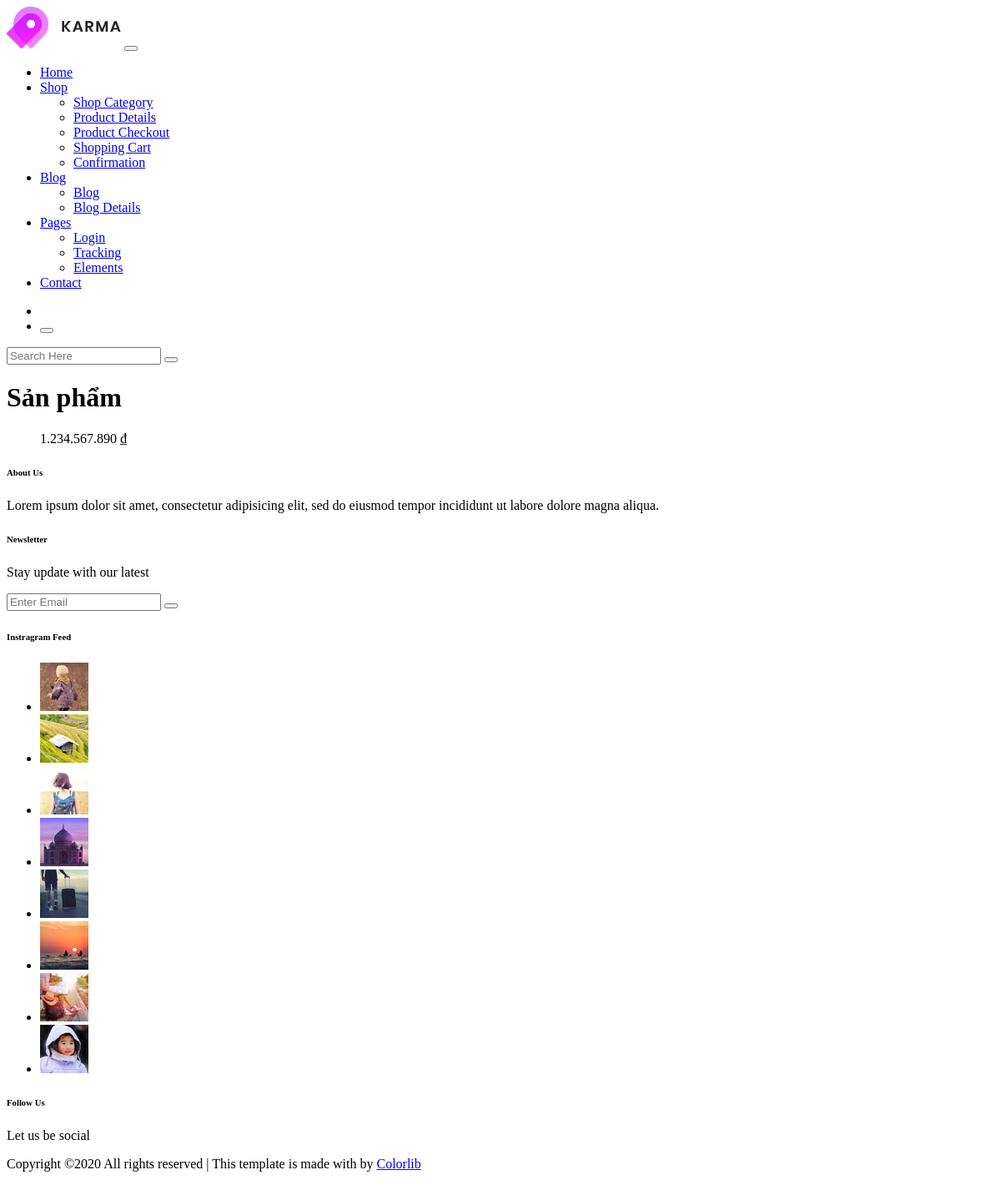
The app's page /Product.php, older data.
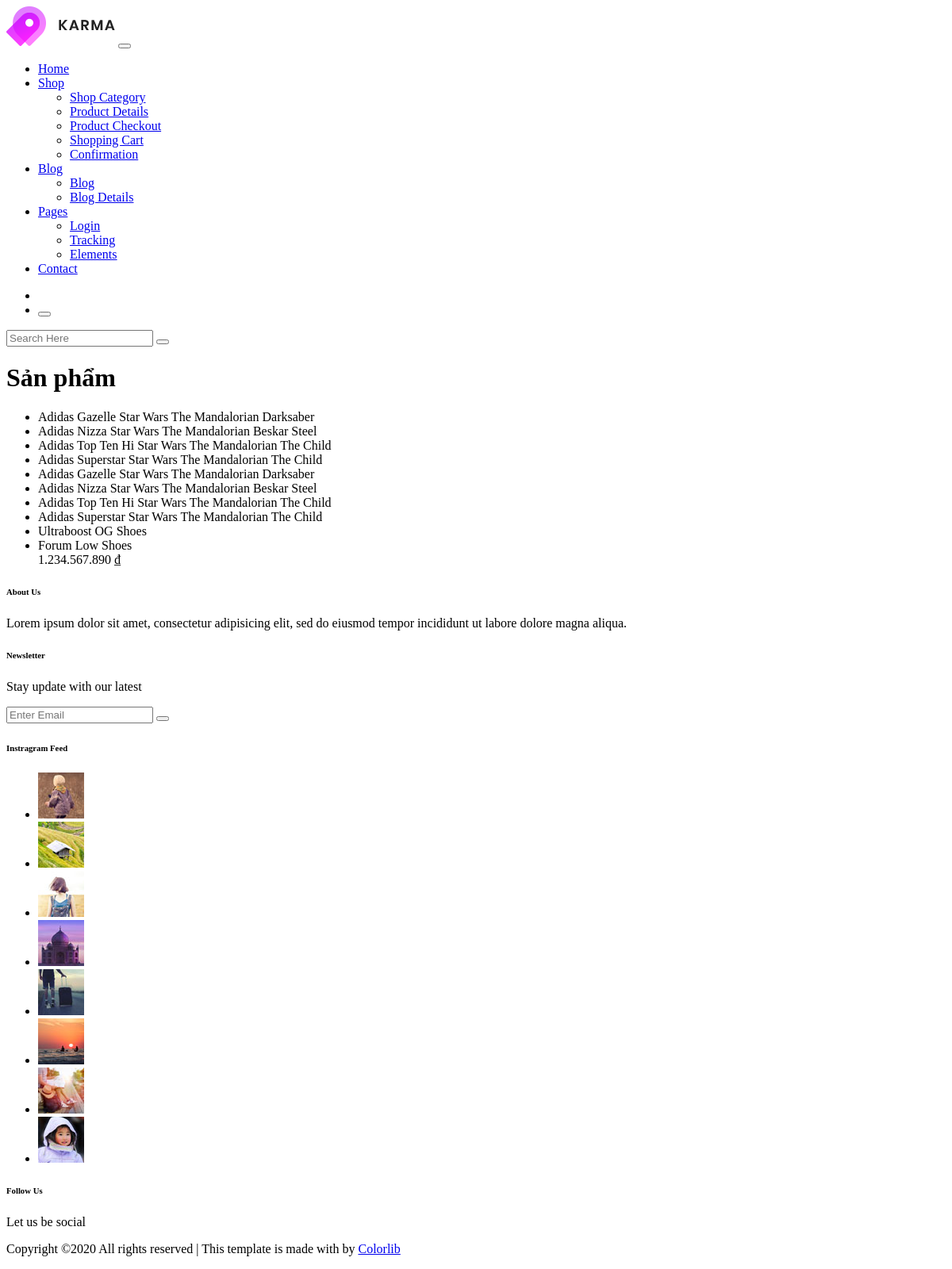
The same page, newer data.
### tables this page shows
CREATE TABLE IF NOT EXISTS `product` (
  `id` int(11) NOT NULL AUTO_INCREMENT COMMENT 'Mã sản phẩm',
  `name` text COMMENT 'Tên sản phẩm',
  `price` float DEFAULT NULL COMMENT 'Giá bán ra, đã giảm giá',
  `description` text COMMENT 'Mô tả sản phẩm',
  `thumb` text COMMENT 'Ảnh bìa sản phẩm, không nền, .PNG, ít nhất 2 hình',
  `images` text COMMENT 'Hình ảnh thực tế của sản phẩm',
  `update` datetime DEFAULT NULL COMMENT 'Thời gian update mới nhất',
  `cost` float DEFAULT NULL COMMENT 'Giá gốc chưa giảm',
  PRIMARY KEY (`id`)
);

### Product.php (called while the page is built)
<?php
require_once('controllers/ProductController.php');

### core/Function.php (called while the page is built, shortened)
<?php
function numToMoney($number){
    $formatter = new NumberFormatter( 'vi_VI', NumberFormatter::CURRENCY);
    return $formatter->formatCurrency($number, "VND")."\n";
}

### core/Connection.php (called while the page is built, shortened)
<?php
function getConnection(){
    $host= 'localhost';
    $dbname = 'PRO1014';
    $username = 'root';
    $password = '';
    $options = array(PDO::MYSQL_ATTR_INIT_COMMAND => 'SET NAMES utf8',
    PDO::ATTR_ERRMODE => PDO::ERRMODE_EXCEPTION);
    try {
        $conn = new PDO('mysql:host='.$host.';dbname='.$dbname,$username,$password,$options);
        $conn->setAttribute(PDO::ATTR_ERRMODE, PDO::ERRMODE_EXCEPTION);
    }
    catch(PDOException $e){
        echo "Connection failed: " . $e->getMessage();
        die();
    }
    return $conn;
}
function query($sql){
    $connect = getConnection();
    $result = $connect->query($sql)->fetchAll();
    return $result;
}
?>

### models/ProductModel.php (called while the page is built, shortened)
<?php
function getAllProduct(){
    $sql = "select * from product";
    return query($sql);
}

### views/products/Show.php (the view, shortened to what this page needs)
<!DOCTYPE html>
<html lang="en">
<head>
</head>
<body>
    <?php
        require_once("views/templates/Header.php");
    ?>
    <h1>Sản phẩm</h1>
    <ul>
        <?php
        foreach($allProduct as $product){
            echo '<li>'.$product['name'].'</li>';
        }
        echo numToMoney(1234567890);
        ?>
    </ul>
    <?php
        require_once("views/templates/Footer.php");
    ?>
</body>
</html>

### controllers/ProductController.php (shortened to what this page needs)
<?php
    require_once('core/Connection.php');
    require_once('core/Function.php');
    require_once('models/ProductModel.php');
    $action = "home";
    switch ($action) {
        case 'home':
            $allProduct = getAllProduct();
            require_once('views/products/Show.php');
            break;
    }

### views/layouts/header.php (shortened to what this page needs)
<header class="header_area sticky-header">
		<div class="main_menu">
			<nav class="navbar navbar-expand-lg navbar-light main_box">
				<div class="container">
					<a class="navbar-brand logo_h" href="index.html"><img src="assets/img/logo.png" alt=""></a>
					<button class="navbar-toggler" type="button" data-toggle="collapse" data-target="#navbarSupportedContent"
					 aria-controls="navbarSupportedContent" aria-expanded="false" aria-label="Toggle navigation">
					</button>
					<div class="collapse navbar-collapse offset" id="navbarSupportedContent">
						<ul class="nav navbar-nav menu_nav ml-auto">
							<li class="nav-item active"><a class="nav-link" href="index.html">Home</a></li>
							<li class="nav-item submenu dropdown">
								<a href="#" class="nav-link dropdown-toggle" data-toggle="dropdown" role="button" aria-haspopup="true"
								 aria-expanded="false">Shop</a>
								<ul class="dropdown-menu">
									<li class="nav-item"><a class="nav-link" href="category.html">Shop Category</a></li>
									<li class="nav-item"><a class="nav-link" href="single-product.html">Product Details</a></li>
									<li class="nav-item"><a class="nav-link" href="checkout.html">Product Checkout</a></li>
									<li class="nav-item"><a class="nav-link" href="cart.html">Shopping Cart</a></li>
									<li class="nav-item"><a class="nav-link" href="confirmation.html">Confirmation</a></li>
								</ul>
							</li>
							<li class="nav-item submenu dropdown">
								<a href="#" class="nav-link dropdown-toggle" data-toggle="dropdown" role="button" aria-haspopup="true"
								 aria-expanded="false">Blog</a>
								<ul class="dropdown-menu">
									<li class="nav-item"><a class="nav-link" href="blog.html">Blog</a></li>
									<li class="nav-item"><a class="nav-link" href="single-blog.html">Blog Details</a></li>
								</ul>
							</li>
							<li class="nav-item submenu dropdown">
								<a href="#" class="nav-link dropdown-toggle" data-toggle="dropdown" role="button" aria-haspopup="true"
								 aria-expanded="false">Pages</a>
								<ul class="dropdown-menu">
									<li class="nav-item"><a class="nav-link" href="login.html">Login</a></li>
									<li class="nav-item"><a class="nav-link" href="tracking.html">Tracking</a></li>
									<li class="nav-item"><a class="nav-link" href="elements.html">Elements</a></li>
								</ul>
							</li>
							<li class="nav-item"><a class="nav-link" href="contact.html">Contact</a></li>
						</ul>
						<ul class="nav navbar-nav navbar-right">
							<li class="nav-item"><a href="#" class="cart"><span class="ti-bag"></span></a></li>
							<li class="nav-item">
								<button class="search"><span class="lnr lnr-magnifier" id="search"></span></button>
							</li>
						</ul>
					</div>
				</div>
			</nav>
		</div>
		<div class="search_input" id="search_input_box">
			<div class="container">
				<form class="d-flex justify-content-between">
					<input type="text" class="form-control" id="search_input" placeholder="Search Here">
					<button type="submit" class="btn"></button>
				</form>
			</div>
		</div>
	</header>

### views/layouts/footer.php (shortened to what this page needs)
	<footer class="footer-area section_gap">
		<div class="container">
			<div class="row">
				<div class="col-lg-3  col-md-6 col-sm-6">
					<div class="single-footer-widget">
						<h6>About Us</h6>
						<p>
							Lorem ipsum dolor sit amet, consectetur adipisicing elit, sed do eiusmod tempor incididunt ut labore dolore
							magna aliqua.
						</p>
					</div>
				</div>
				<div class="col-lg-4  col-md-6 col-sm-6">
					<div class="single-footer-widget">
						<h6>Newsletter</h6>
						<p>Stay update with our latest</p>
						<div class="" id="mc_embed_signup">
							<form target="_blank" novalidate="true" action="https://spondonit.us12.list-manage.com/subscribe/post?u=1462626880ade1ac87bd9c93a&amp;id=92a4423d01"
							 method="get" class="form-inline">
								<div class="d-flex flex-row">
									<input class="form-control" name="EMAIL" placeholder="Enter Email" onfocus="this.placeholder = ''" onblur="this.placeholder = 'Enter Email '"
									 required="" type="email">
									<button class="click-btn btn btn-default"><i class="fa fa-long-arrow-right" aria-hidden="true"></i></button>
								</div>
							</form>
						</div>
					</div>
				</div>
				<div class="col-lg-3  col-md-6 col-sm-6">
					<div class="single-footer-widget mail-chimp">
						<h6 class="mb-20">Instragram Feed</h6>
						<ul class="instafeed d-flex flex-wrap">
							<li><img src="assets/img/i1.jpg" alt=""></li>
							<li><img src="assets/img/i2.jpg" alt=""></li>
							<li><img src="assets/img/i3.jpg" alt=""></li>
							<li><img src="assets/img/i4.jpg" alt=""></li>
							<li><img src="assets/img/i5.jpg" alt=""></li>
							<li><img src="assets/img/i6.jpg" alt=""></li>
							<li><img src="assets/img/i7.jpg" alt=""></li>
							<li><img src="assets/img/i8.jpg" alt=""></li>
						</ul>
					</div>
				</div>
				<div class="col-lg-2 col-md-6 col-sm-6">
					<div class="single-footer-widget">
						<h6>Follow Us</h6>
						<p>Let us be social</p>
					</div>
				</div>
			</div>
			<div class="footer-bottom d-flex justify-content-center align-items-center flex-wrap">
				<p class="footer-text m-0">
Copyright &copy;<script>document.write(new Date().getFullYear());</script> All rights reserved | This template is made with <i class="fa fa-heart-o" aria-hidden="true"></i> by <a href="https://colorlib.com" target="_blank">Colorlib</a>
</p>
			</div>
		</div>
	</footer>

Row changes from the older to the newer data that the page shows:
added product: name "Adidas Gazelle Star Wars The Mandalorian Darksaber"
added product: name "Adidas Nizza Star Wars The Mandalorian Beskar Steel"
added product: name "Adidas Top Ten Hi Star Wars The Mandalorian The Child"
added product: name "Adidas Superstar Star Wars The Mandalorian The Child"
added product: name "Adidas Gazelle Star Wars The Mandalorian Darksaber"
added product: name "Adidas Nizza Star Wars The Mandalorian Beskar Steel"
added product: name "Adidas Top Ten Hi Star Wars The Mandalorian The Child"
added product: name "Adidas Superstar Star Wars The Mandalorian The Child"
added product: name "Ultraboost OG Shoes"
added product: name "Forum Low Shoes"
